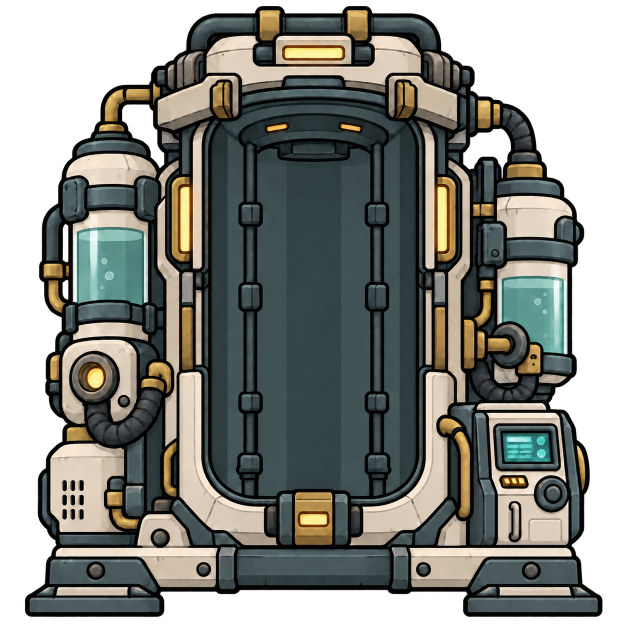
#> input picture art/source/chamber-housing-chairless.png, 1254 x 1254 px (shown at 1/2 size)
$ python build-anims.py --kanimal ../art/source/chamber-housing-chairless.png
#> lines starting #> are read from the running program, lines starting #| are printed output that depends on the picture
"""Compile untouched housing and original sci-fi mechanical layers into KAnim.

Patient appearance is rendered from native game data at runtime. There is no
patient silhouette in this asset. Hidden layers are omitted from mainline keys;
opacity is baked into PNG variants rather than relying on SCML alpha support.
"""
from pathlib import Path
from PIL import Image, ImageDraw
import argparse, math, os, subprocess, xml.etree.ElementTree as ET

ROOT=Path(__file__).resolve().parents[1]
NAME='baiye_reconstruction'
SOURCE=ROOT/'art/source'/NAME
DEST=ROOT/'anim/assets'/NAME

def build(kanimal):
    SOURCE.mkdir(parents=True,exist_ok=True);DEST.mkdir(parents=True,exist_ok=True)
    body=Image.open(ROOT/'art/source/chamber-housing-chairless.png').convert('RGBA')
#> body is the input picture: PIL image 1254x1254 RGBA; mean R, G, B, A 65.7, 67.6, 62.2, 181.9
    body.thumbnail((800,800),Image.Resampling.LANCZOS)
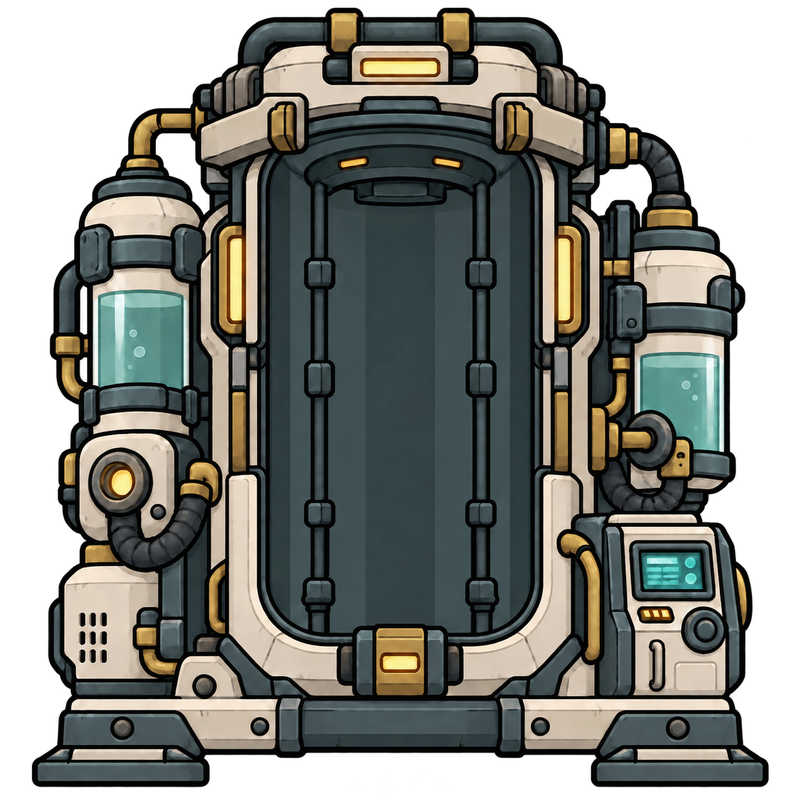
#> body: PIL image 800x800 RGBA; mean R, G, B, A 65.5, 67.3, 61.9, 181.9; transparent parts drawn white
    icon=Image.new('RGBA',(128,128));small=body.copy();small.thumbnail((116,116),Image.Resampling.LANCZOS);icon.alpha_composite(small,((128-small.width)//2,(128-small.height)//2))
#> after `icon = Image.new('RGBA', (128, 128))`: icon: PIL image 128x128 RGBA; every value is 0
#> after `small.thumbnail((116, 116), Image.Resampling.LANCZOS)`:
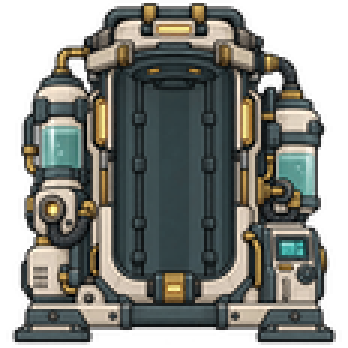
#> small: PIL image 116x116 RGBA (shown 3 times larger); mean R, G, B, A 65.6, 67.4, 62, 182; transparent parts drawn white
#> after `icon.alpha_composite(small, ((128 - small.width) // 2, (128 - small.he`:
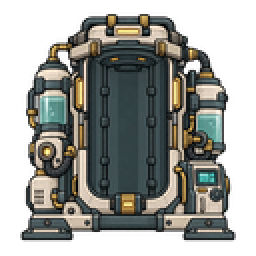
#> icon: PIL image 128x128 RGBA (shown 2 times larger); mean R, G, B, A 53.8, 55.3, 50.9, 149.5; transparent parts drawn white
    sprites=[('body_0',body,(.5,0)),('patient_anchor_0',Image.new('RGBA',(1,1)),(.5,.5)),('ui_0',icon,(.5,.5))]
    def add(name,im,pivot=(.5,.5),fades=False):
        # PNG opacity survives conversion even if the converter ignores SCML a.
        for n in range(8 if fades else 1):
            frame=im.copy()
            if fades:frame.putalpha(frame.getchannel('A').point(lambda a:round(a*(n+1)/8)))
            sprites.append((name+'_'+str(n),frame,pivot))
    palette={'blue':(128,143,255),'green':(112,238,187),'amber':(255,190,76),'red':(255,112,94)}
    for name,rgb in palette.items():
        ring=Image.new('RGBA',(120,32));d=ImageDraw.Draw(ring)
        d.ellipse((4,5,115,26),outline=rgb+(38,),width=8)
        d.arc((4,5,115,26),8,171,fill=rgb+(145,),width=2)
        d.arc((4,5,115,26),188,351,fill=(222,247,255,190),width=2)
        for x in (4,112):d.rectangle((x,13,x+4,18),fill=rgb+(200,))
        add('ring_'+name,ring,fades=True)
        scanner=Image.new('RGBA',(118,12));d=ImageDraw.Draw(scanner)
        d.rounded_rectangle((2,1,115,10),radius=4,fill=rgb+(24,))
        d.line((3,6,114,6),fill=rgb+(130,),width=2);add('scanner_'+name,scanner)
        dot=Image.new('RGBA',(8,8));d=ImageDraw.Draw(dot)
        d.ellipse((0,0,7,7),fill=rgb+(35,));d.ellipse((2,2,5,5),fill=rgb+(170,));add('particle_'+name,dot,fades=True)
        light=Image.new('RGBA',(16,12));ImageDraw.Draw(light).rounded_rectangle((0,0,15,11),radius=3,fill=rgb+(230,),outline=(26,47,49,230),width=2);add('light_'+name,light,fades=True)
        pulse=Image.new('RGBA',(38,20));ImageDraw.Draw(pulse).line([(0,10),(9,10),(13,3),(18,18),(23,7),(28,10),(37,10)],fill=rgb+(220,),width=2);add('pulse_'+name,pulse,fades=True)
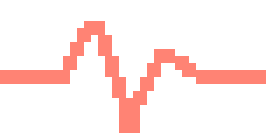
#> pulse: PIL image 38x20 RGBA (shown 7 times larger); mean R, G, B, A 38.2, 16.8, 14.1, 33; transparent parts drawn white
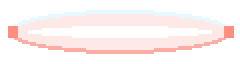
#> ring: PIL image 120x32 RGBA (shown 2 times larger); mean R, G, B, A 99.4, 51.4, 45.6, 31.1; transparent parts drawn white
    rail=Image.new('RGBA',(7,156));d=ImageDraw.Draw(rail)
    d.rounded_rectangle((0,0,6,155),radius=3,fill=(142,139,255,28));d.line((3,5,3,150),fill=(165,182,255,85),width=1);add('rail',rail)
    flow=Image.new('RGBA',(5,15));d=ImageDraw.Draw(flow);d.line((2,0,2,14),fill=(180,255,243,140),width=2);add('flow',flow)
    bubble=Image.new('RGBA',(6,6));ImageDraw.Draw(bubble).ellipse((0,0,5,5),outline=(194,255,240,130),width=1);add('bubble',bubble)
    # Newly authored independent transparent overlays, not retouched housing.
    glass=Image.new('RGBA',(128,246));d=ImageDraw.Draw(glass)
#> after `glass = Image.new('RGBA', (128, 246))`: glass: PIL image 128x246 RGBA; every value is 0
    d.rounded_rectangle((2,2,125,243),radius=27,fill=(166,235,238,22),outline=(164,227,229,185),width=3)
    d.line((14,38,14,200),fill=(223,255,255,72),width=2)
    d.arc((10,9,120,69),192,300,fill=(222,255,255,95),width=3)
    add('door',glass,pivot=(.5,1))
#> the loop in add (call 24), `for n in range(8 if fades else 1):` made 1 pass
#> pass 1, in add (call 24), `frame=im.copy()`:
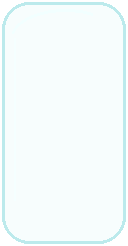
#> frame: PIL image 128x246 RGBA; mean R, G, B, A 155.7, 218.9, 221.6, 32.1; transparent parts drawn white
#> after the loop in add (call 24), `for n in range(8 if fades else 1):`: sprites = 139 items
    fluid=Image.new('RGBA',(116,240));d=ImageDraw.Draw(fluid)
#> after `fluid = Image.new('RGBA', (116, 240))`: fluid: PIL image 116x240 RGBA; every value is 0
    d.rounded_rectangle((0,0,115,239),radius=18,fill=(83,221,199,65))
    d.line([(4,10),(21,7),(39,10),(58,8),(78,11),(97,8),(112,10)],fill=(206,255,236,140),width=2)
    add('fluid',fluid,pivot=(.5,0))
#> the loop in add (call 25), `for n in range(8 if fades else 1):` made 1 pass
#> pass 1, in add (call 25), `frame=im.copy()`:
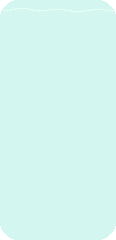
#> frame: PIL image 116x240 RGBA; mean R, G, B, A 82.7, 218.8, 197, 64.6; transparent parts drawn white
#> after the loop in add (call 25), `for n in range(8 if fades else 1):`: sprites = 140 items
    root=ET.Element('spriter_data',scml_version='1.0',generator='BaiyeResurrectionChamber',generator_version='0.1.3')
    folder=ET.SubElement(root,'folder',id='0');ids={}
    for i,(name,im,pivot) in enumerate(sprites):
        im.save(SOURCE/(name+'.png'));ids[name]=i
        ET.SubElement(folder,'file',id=str(i),name=name+'.png',width=str(im.width),height=str(im.height),pivot_x=str(pivot[0]),pivot_y=str(pivot[1]))
#> this loop made 140 passes
#> (name, pivot) on passes 1 to 12: ('body_0', (0.5, 0)), ('patient_anchor_0', (0.5, 0.5)), ('ui_0', (0.5, 0.5)), ('ring_blue_0', (0.5, 0.5)), ('ring_blue_1', (0.5, 0.5)), ('ring_blue_2', (0.5, 0.5)), ('ring_blue_3', (0.5, 0.5)), ('ring_blue_4', (0.5, 0.5)), ('ring_blue_5', (0.5, 0.5)), ('ring_blue_6', (0.5, 0.5)), ('ring_blue_7', (0.5, 0.5)), ('scanner_blue_0', (0.5, 0.5))
#> after the loop, ids = 140 items
    entity=ET.SubElement(root,'entity',id='0',name=NAME)
    stages=['idle','loaded','reconstruct','recover','paused','alarm','release']
    kinds=stages+['off','on','place','working_pre','working_loop','working_pst','ui']+['fx_'+s for s in stages]+['pod_door','pod_fluid']
    for n,kind in enumerate(kinds):
        fx=kind.startswith('fx_');stage=kind[3:] if fx else kind
        if stage in ('working_pre','working_loop'):stage='reconstruct'
        if stage=='working_pst':stage='release'
        count=51 if kind.startswith('pod_') else 1 if stage in ('idle','off','on','place','ui','paused','alarm') else 72 if stage=='loaded' else 12 if stage=='release' else 36
        anim=ET.SubElement(entity,'animation',id=str(n),name=kind,length=str(count*100),interval='100',looping='true')
        main=ET.SubElement(anim,'mainline');timelines={}
        for i in range(count):
            t=i/count;active=stage in ('reconstruct','recover')
            color={'reconstruct':'blue','recover':'green','release':'green','loaded':'amber','paused':'amber','alarm':'red'}.get(stage)
            frames=[('patient_anchor','patient_anchor_0',dict(x=-1,y=225))]
            def layer(timeline,sprite,**attrs):frames.append((timeline,sprite,attrs))
            strength=min(7,int(3+4*math.sin(math.pi*t)**2))
            if not fx:
                frames.insert(0,('body','body_0',dict(x=0,y=0,scale_x=.512,scale_y=.512)))
                if color:layer('light','light_'+color+'_'+str(strength if active else 2),x=0,y=375)
                if active:
                    for j in range(4):
                        u=(t+j/4)%1
                        layer('bubble'+str(j),'bubble_0',x=(-130 if j<2 else 139)+j%2*6,y=(191 if j<2 else 140)+u*65)
                        layer('supply'+str(j),'flow_0',x=-138 if j<2 else 137,y=(160 if j<2 else 125)+u*64)
            else:
                if color:layer('pulse','pulse_'+color+'_'+str(strength if active else 1),x=147,y=116,scale_x=.8,scale_y=.8)
                if stage=='loaded':layer('scanner','scanner_amber_0',x=-1,y=224+62*math.sin(2*math.pi*t))
                if active:
                    layer('scanner','scanner_'+color+'_0',x=-1,y=224+62*math.sin(2*math.pi*t))
                    for j in range(2 if stage=='reconstruct' else 1):
                        u=(t+j/2)%1
                        layer('ring'+str(j),'ring_'+color+'_'+str(strength),x=-1,y=166+126*u,scale_y=.8)
                    if stage=='reconstruct':
                        for j,x in enumerate((-55,53)):layer('rail'+str(j),'rail_0',x=x,y=225)
                        for j in range(10):
                            u=(t+j/10)%1;side=-1 if j%2==0 else 1
                            layer('particle'+str(j),'particle_blue_'+str(min(7,int(7*math.sin(math.pi*u)))),x=-1+side*(52-40*u),y=164+(j%5)*29+9*math.sin(2*math.pi*u))
                if stage=='release':
                    fade=max(0,7-int(t*8))
                    layer('ring0','ring_green_'+str(fade),x=-1,y=220,scale_x=1-.4*t,scale_y=1-.4*t)
            if kind=='ui':frames=[('ui','ui_0',dict(x=0,y=0))]
            if kind.startswith('pod_'):
                frames=[('patient_anchor','patient_anchor_0',dict(x=-1,y=225))]
                if i>0:
                    if kind=='pod_door':layer('door','door_0',x=-1,y=332,scale_y=i/50)
                    else:layer('fluid','fluid_0',x=-1,y=84,scale_y=i/50)
            key=ET.SubElement(main,'key',id=str(i),time=str(i*100))
            for z,(timeline,sprite,attrs) in enumerate(frames):
                if timeline not in timelines:timelines[timeline]=ET.SubElement(anim,'timeline',id=str(len(timelines)),name=timeline)
                tl=timelines[timeline];key_id=str(len(tl.findall('key')));tk=ET.SubElement(tl,'key',id=key_id,time=str(i*100))
                ET.SubElement(tk,'object',folder='0',file=str(ids[sprite]),**{k:str(round(v,6)) for k,v in attrs.items()})
                ET.SubElement(key,'object_ref',id=str(z),timeline=tl.attrib['id'],key=key_id,z_index=str(z))
    ET.indent(root);scml=SOURCE/(NAME+'.scml');ET.ElementTree(root).write(scml,encoding='utf-8',xml_declaration=True)
    env=os.environ.copy();env['DOTNET_ROLL_FORWARD']='Major'
    subprocess.run([kanimal,'kanim',str(scml),'-o',str(DEST)],env=env,check=True)
#> (this line was passed over: subprocess is not available in this run)

if __name__=='__main__':
    p=argparse.ArgumentParser();p.add_argument('--kanimal',required=True);build(p.parse_args().kanimal)

$ run again, with art/source/chamber-housing.png copied over art/source/chamber-housing-chairless.png
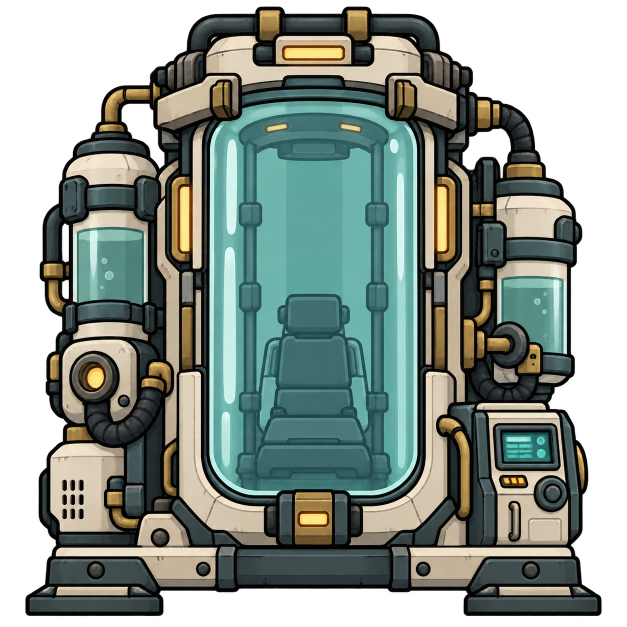
#> input picture art/source/chamber-housing.png, 1254 x 1254 px (shown at 1/2 size)
#> in build, body is the input picture: PIL image 1254x1254 RGBA; mean R, G, B, A 70.3, 81.1, 73.9, 180.4
#> body: PIL image 800x800 RGBA
#> icon: PIL image 128x128 RGBA; every value is 0
#> in build, `small.thumbnail((116, 116), Image.Resampling.LANCZOS)`:
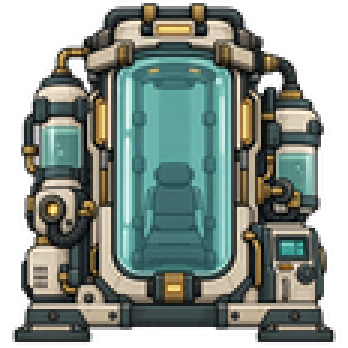
#> small: PIL image 116x116 RGBA (shown 3 times larger); mean R, G, B, A 70.3, 81.3, 74, 180.5; transparent parts drawn white
#> in build, `icon.alpha_composite(small, ((128 - small.width) // 2, (128 - small.he`:
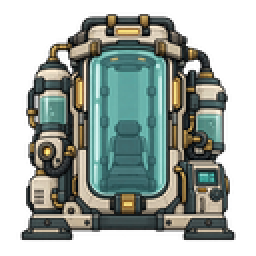
#> icon: PIL image 128x128 RGBA (shown 2 times larger); mean R, G, B, A 57.7, 66.7, 60.7, 148.2; transparent parts drawn white
#> glass: PIL image 128x246 RGBA; every value is 0
#> fluid: PIL image 116x240 RGBA; every value is 0
#> the loop in build, `for i,(name,im,pivot) in enumerate(sprites):` made 140 passes
#> (name, pivot) on passes 1 to 8: ('body_0', (0.5, 0)), ('patient_anchor_0', (0.5, 0.5)), ('ui_0', (0.5, 0.5)), ('ring_blue_0', (0.5, 0.5)), ('ring_blue_1', (0.5, 0.5)), ('ring_blue_2', (0.5, 0.5)), ('ring_blue_3', (0.5, 0.5)), ('ring_blue_4', (0.5, 0.5))
#> after the loop in build, `for i,(name,im,pivot) in enumerate(sprites):`: ids = 140 items
